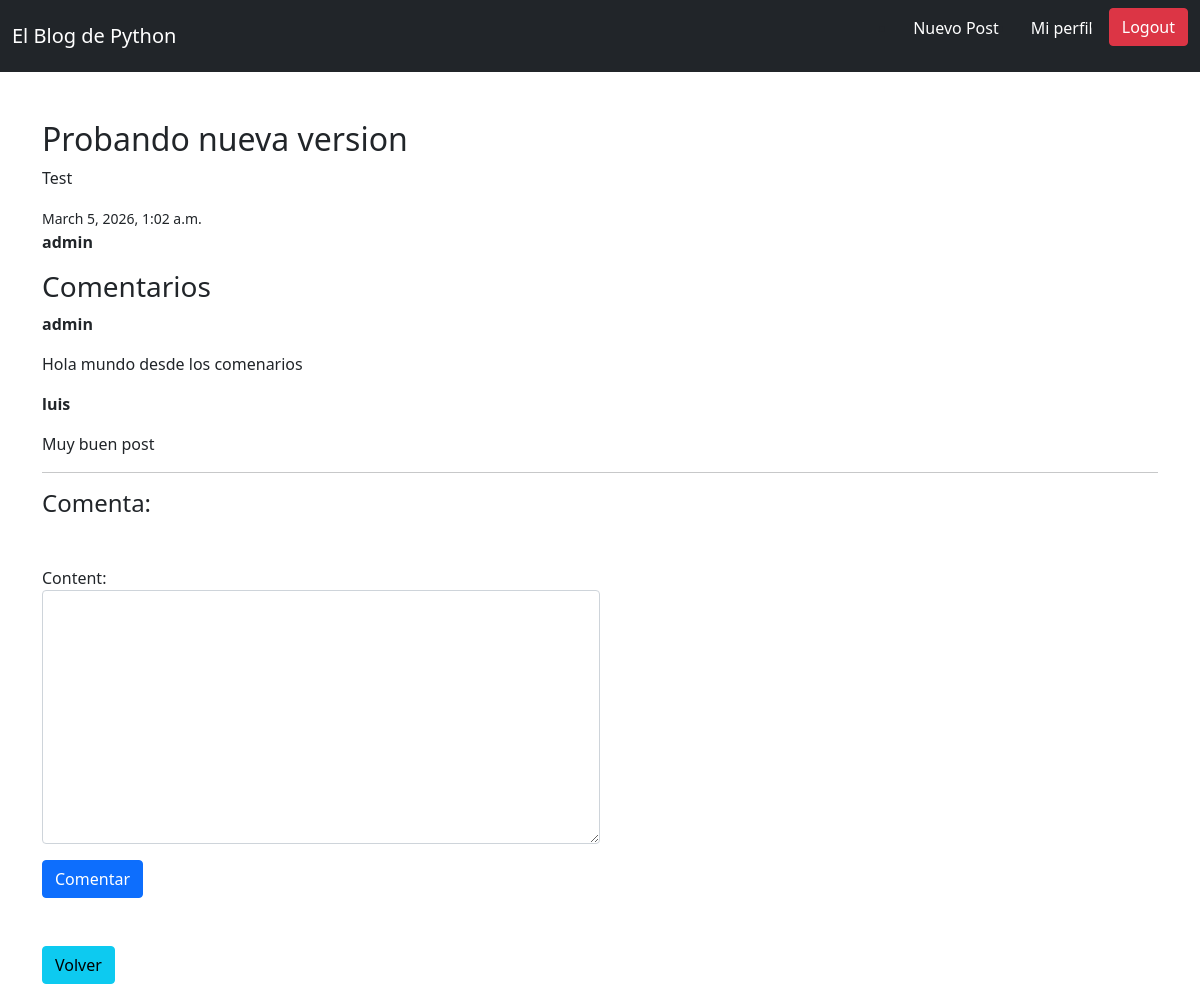
The app's page /post/1 (signed in) with its own data.
### blog/models.py (models this page shows, shortened)
class Post(models.Model):
    title = models.CharField(max_length=100)
    content = models.TextField()
    author = models.ForeignKey(User, on_delete=models.CASCADE)
    created_at = models.DateTimeField(auto_now_add=True)

### comments/models.py (models this page shows, shortened)
class Comments(models.Model):
    post = models.ForeignKey(
        Post,
        on_delete=models.CASCADE,
        related_name='comments'
    )
    author = models.ForeignKey(User, on_delete=models.CASCADE)
    content = models.TextField()
    created_at = models.DateTimeField(auto_now_add=True)

### blog/views.py (the view)
# urls.py: path('post/<int:post_id>', post_detail, name='post_detail'),
@login_required
def post_detail(request, post_id):
    post = get_object_or_404(Post, id=post_id)
    if request.method == "POST":
        form = CommentForm(request.POST)
        if form.is_valid():
            comment = form.save(commit=False) # creado parcialmente
            comment.post = post
            comment.author = request.user
            comment.save() # confirma el registro en la BD
            return redirect('post_detail', post_id=post.id)
    else:
        form = CommentForm()
    return render(request, 'blog/post_detail.html', {'form': form, 'post': post})

### comments/forms.py
class CommentForm(forms.ModelForm):
    class Meta:
        model = Comments
        fields = ['content']
        widgets = {
            'content': forms.Textarea(attrs={'class': 'form-control'}),
        }

### templates/blog/post_detail.html (shortened to what this page needs)
{% extends 'blog/base.html' %}
{% block content%}
<h2>{{post.title}}</h2>
<p>{{post.content}}</p>
<small>{{ post.created_at }}</small>
<p><strong>{{post.author}}</strong></p>
<h3>Comentarios</h3>
{% for comment in post.comments.all %}
<p><strong>{{comment.author}}</strong></p>
<p>{{comment.content}}</p>
{%empty %}
<p>No hay comentarios</p>
{% endfor %}
<hr>
<h4>Comenta: </h4>
<form method="post" class="my-5" style="width: 50%;">
{{form.as_p}}
<button type="submit" class="btn btn-primary">Comentar</button>
</form>
<a href="{% url 'post_list' %}" class="btn btn-info">Volver</a>
{% endblock %}

### records on screen
Post: title "Probando nueva version", content "Test", created_at "March 5, 2026, 1:02 a.m.", author "admin"
Comments: author "admin", content "Hola mundo desde los comenarios"
Comments: author "luis", content "Muy buen post"
